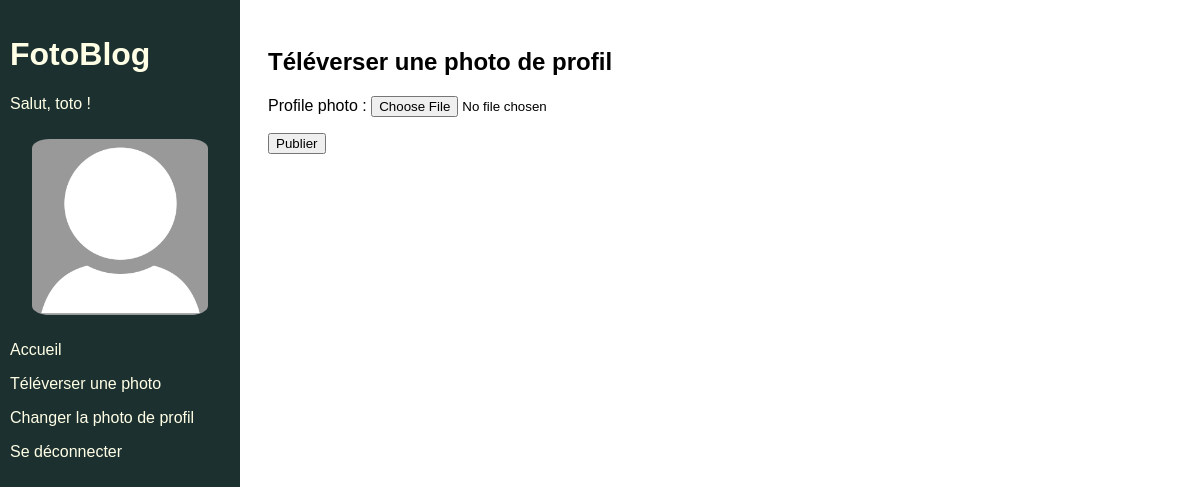
The app's page /profile-photo/upload (signed in), older data.
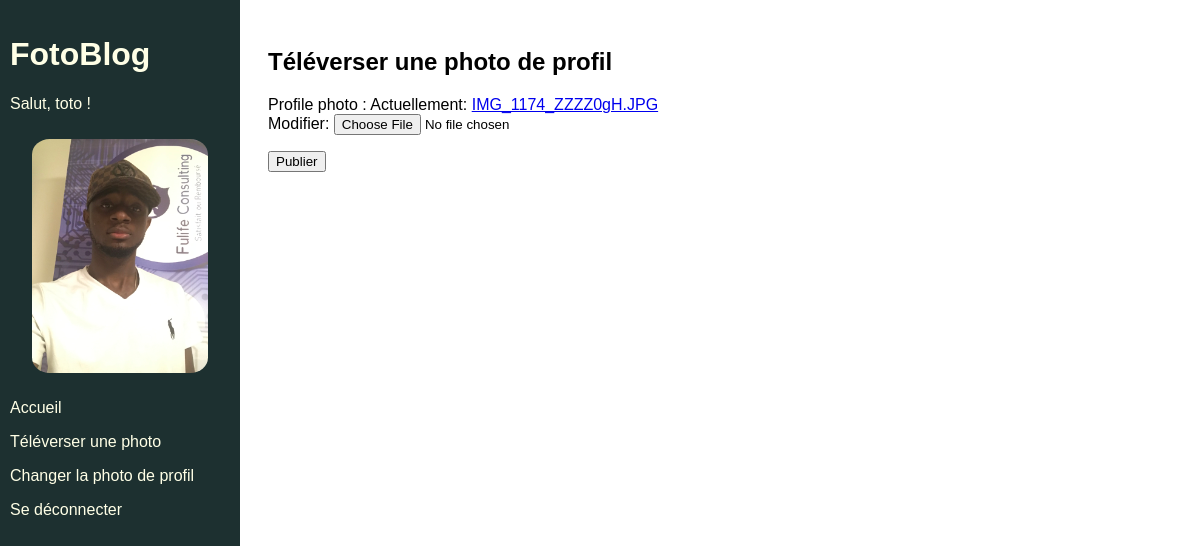
The same page, newer data.
### authentication/models.py (models this page shows)
class User(AbstractUser):
    CREATOR = "CREATOR"
    SUBSCRIBER = "SUBSCRIBER"
    ROLE_CHOICES = (
        (CREATOR, "Créateur"),
        (SUBSCRIBER, "Abonné")
    )
    profile_photo = models.ImageField()
    role = models.CharField(max_length=30, choices=ROLE_CHOICES)

### authentication/views.py (the view)
# urls.py: path("profile-photo/upload", authentication.views.upload_profile_photo, name="upload_profile_photo"),
def upload_profile_photo(request):
    form = forms.UploadProfilePhotoForm(instance=request.user)
    if request.method == 'POST':
        form = forms.UploadProfilePhotoForm(request.POST, request.FILES, instance=request.user)
        if form.is_valid():
            form.save()
            return redirect('home')
    return render(request, 'authentication/upload_profile_photo.html', context={'form': form})

### authentication/forms.py
class UploadProfilePhotoForm(forms.ModelForm):
    class Meta:
        model = get_user_model()
        fields = ('profile_photo',)

### authentication/templates/authentication/upload_profile_photo.html (shortened to what this page needs)
{% extends 'base.html' %}
{% block content %}
    <h2>Téléverser une photo de profil</h2>
    <form method="post" enctype="multipart/form-data">
        {{ form.as_p }}
        <button type="submit" >Publier</button>
    </form>
{% endblock content %}

### templates/base.html (shortened to what this page needs)
{% load static %}
<html>
    <head>
        <link rel="stylesheet" href="{% static 'app.css' %}">
    </head>
    <body>
        <div class="sidebar">
            <h1>FotoBlog</h1>
            {% if user.is_authenticated %}
                <p>Salut, {{ user }} !</p>
                {% if user.profile_photo %}
                    <img class="avatar" src={{ user.profile_photo.url }}>
                {% else %}
                    <img class="avatar" src="{% static 'images/default_profile.png'%}">
                {% endif %}
                <p><a href="{% url 'home' %}">Accueil</a></p>
                <p><a href="{% url 'photo_upload' %}">Téléverser une photo</a></p>
                <p><a href="{% url 'upload_profile_photo' %}">Changer la photo de profil</a></p>
                <p><a href="{% url 'logout' %}">Se déconnecter</a></p>
            {% endif %}
        </div>
        <div class="main">
            {% block content %}{% endblock content %}
        </div>
    </body>
</html>

Row changes from the older to the newer data that the page shows:
changed User "toto": profile_photo: picture added
Text that changed along with them:
text no longer shown: "Profile photo :"
text now shown: "Profile photo : Actuellement: IMG_1174_ZZZZ0gH.JPG Modifier:"
